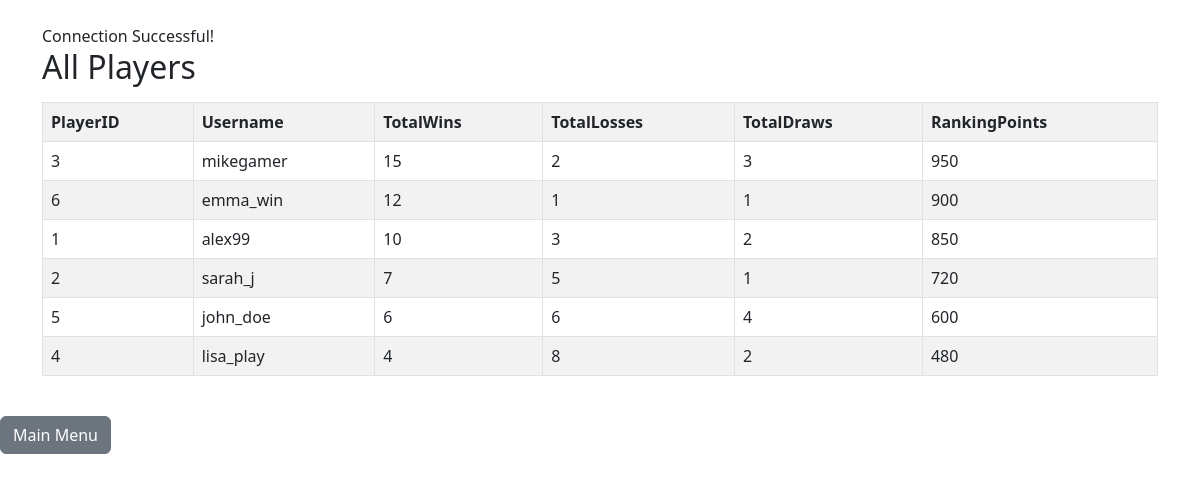
Before: /queries/display_players.php with the older database file.
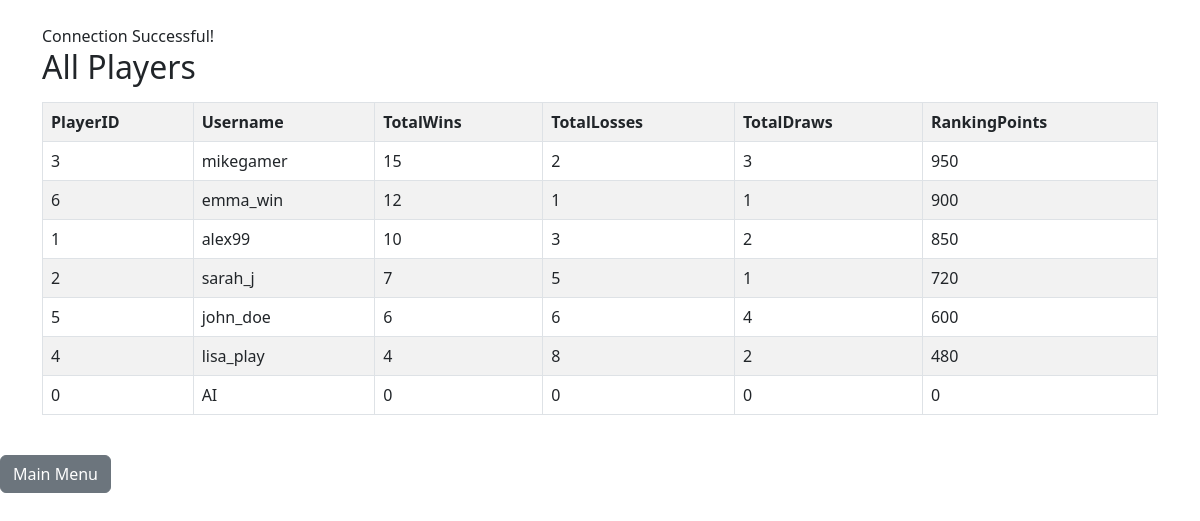
After: the same page with the newer database file.
### tables this page shows
CREATE TABLE Player (
    PlayerID INT PRIMARY KEY,
    TotalWins INT DEFAULT 0,
    TotalLosses INT DEFAULT 0,
    TotalDraws INT DEFAULT 0,
    RankingPoints INT DEFAULT 0,
    FOREIGN KEY (PlayerID) REFERENCES GameUser(UserID)
        ON DELETE CASCADE
        ON UPDATE CASCADE
);

CREATE TABLE GameUser (
    UserID INT PRIMARY KEY,
    Username VARCHAR(40) UNIQUE NOT NULL,
    Email VARCHAR(50) UNIQUE NOT NULL,
    Password VARCHAR(40) NOT NULL
);

### queries/display_players.php (the view, shortened to what this page needs)
<?php
$servername = "localhost";
$username   = "root";
$password   = "";
$database   = "tictactoe";
$conn = new mysqli($servername, $username, $password, $database);
if ($conn->connect_error) {
	die("Connection failed: " . $conn->connect_error);
} else {
	echo "<link rel='stylesheet' href='https://cdn.jsdelivr.net/npm/bootstrap@5.3.0/dist/css/bootstrap.min.css'>";
	echo "<div class='container mt-4'>";
	echo "Connection Successful! <br>";
}
$query = "SELECT p.PlayerID, gu.Username, p.TotalWins, p.TotalLosses, p.TotalDraws, p.RankingPoints
          FROM Player p
          JOIN GameUser gu ON p.PlayerID = gu.UserID
          ORDER BY p.RankingPoints DESC LIMIT 10";
$result = $conn->query($query);
echo "<h2>All Players</h2>";
if ($result->num_rows > 0) {
	echo "<table class='table table-bordered table-striped mt-3'>";
	echo "<tr><th>PlayerID</th><th>Username</th><th>TotalWins</th><th>TotalLosses</th><th>TotalDraws</th><th>RankingPoints</th></tr>";
	while ($row = $result->fetch_assoc()) {
		echo "<tr>
			<td>" . $row["PlayerID"] . "</td>
			<td>" . $row["Username"] . "</td>
			<td>" . $row["TotalWins"] . "</td>
			<td>" . $row["TotalLosses"] . "</td>
			<td>" . $row["TotalDraws"] . "</td>
			<td>" . $row["RankingPoints"] . "</td>
		</tr>";
	}
	echo "</table>";
} else {
	echo "No players found.";
}
echo "</div><br><a class='btn btn-secondary' href='../index.php'>Main Menu</a>";
?>

Changed rows visible on the page:
added player: PlayerID "0", PlayerID.Username "AI", TotalWins "0", TotalLosses "0", TotalDraws "0", RankingPoints "0"
